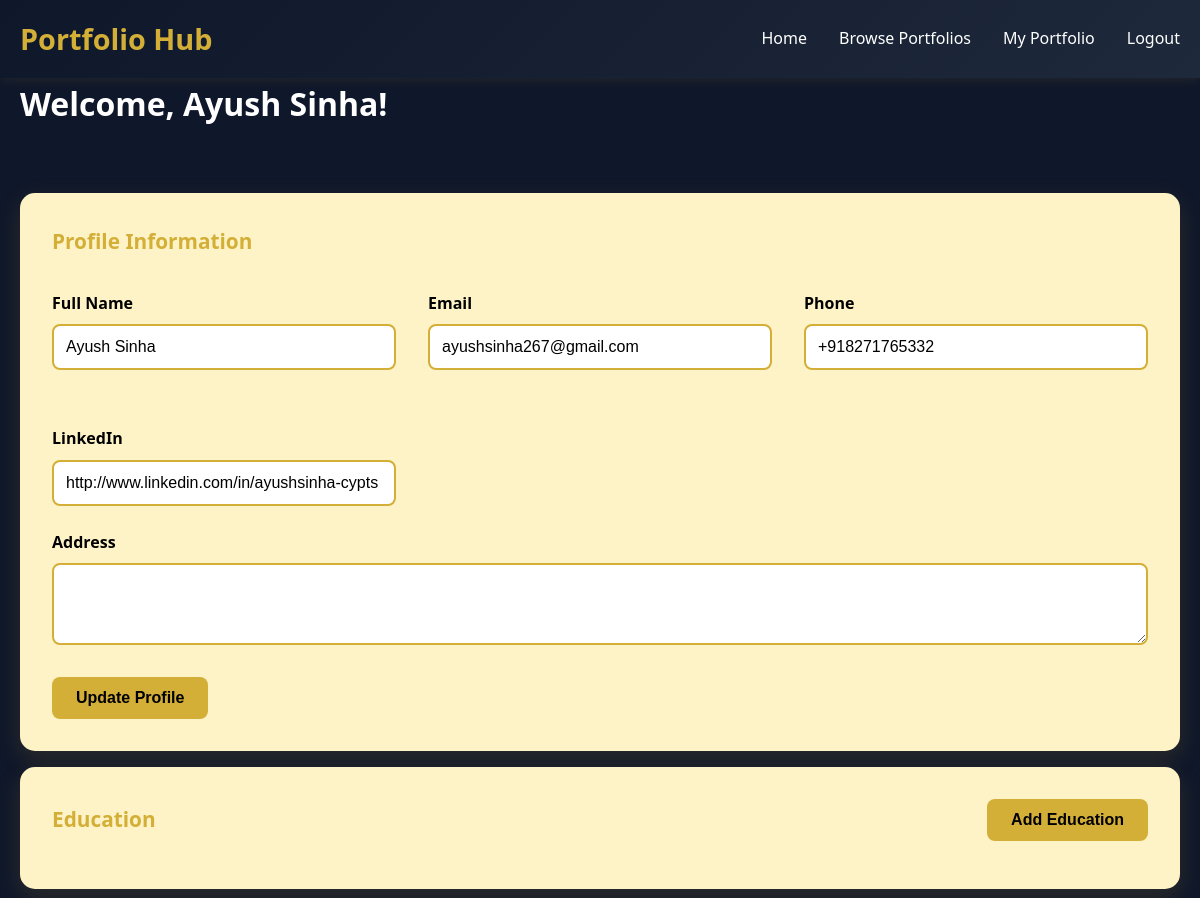
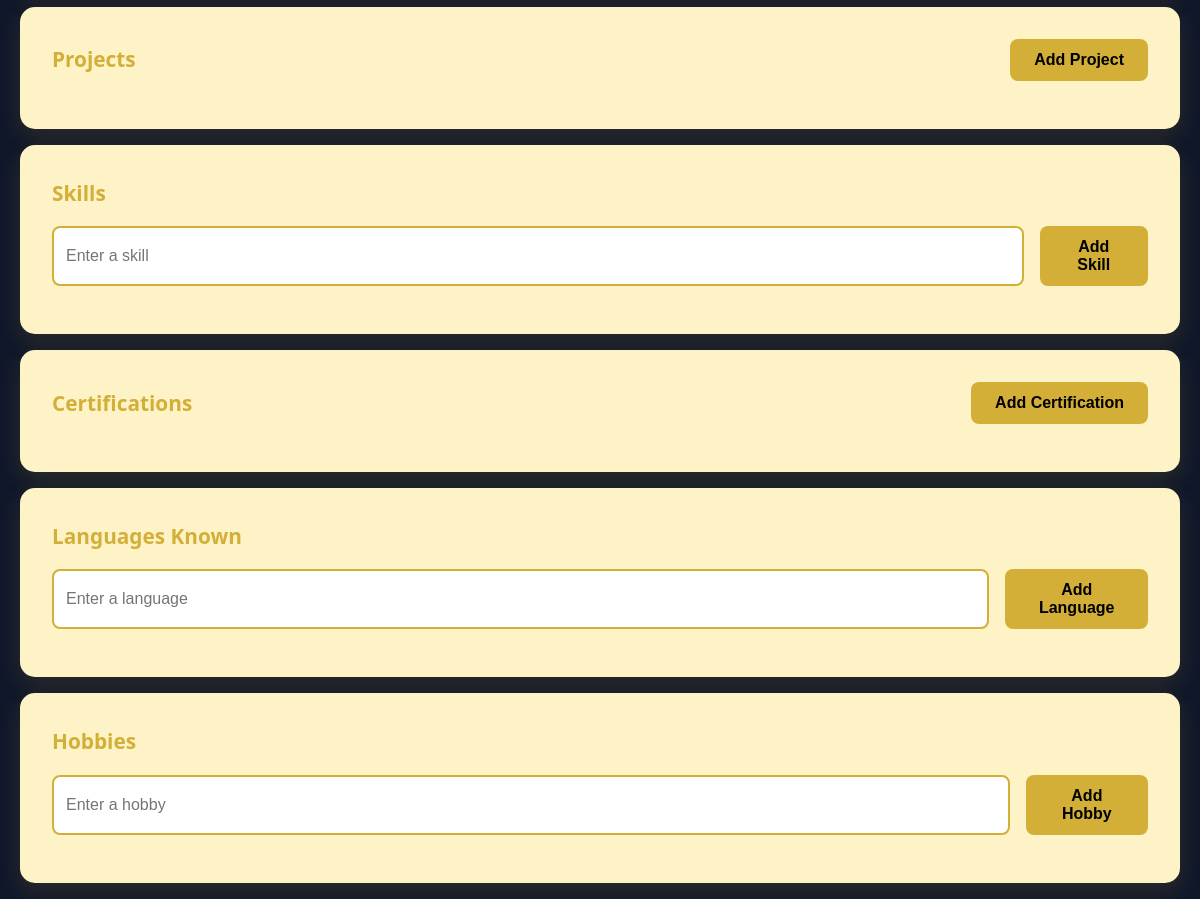
Page /dashboard.php (signed in) on the committed database (2 pictures, top to bottom).
### tables this page shows
CREATE TABLE users (
    id INT AUTO_INCREMENT PRIMARY KEY,
    name VARCHAR(100) NOT NULL,
    email VARCHAR(100) UNIQUE NOT NULL,
    password VARCHAR(255) NOT NULL,
    phone VARCHAR(20),
    address TEXT,
    linkedin VARCHAR(255),
    created_at TIMESTAMP DEFAULT CURRENT_TIMESTAMP
);

### dashboard.php (the view, shortened to what this page needs)
<?php
require_once 'config.php';
$stmt = $pdo->prepare("SELECT * FROM users WHERE id = ?");
$stmt->execute([$_SESSION['user_id']]);
$user = $stmt->fetch();
?>
<!DOCTYPE html>
<html lang="en">
<head>
    <link rel="stylesheet" href="styles.css">
</head>
<body>
    <header>
        <nav class="container">
            <a href="index.php" class="logo">Portfolio Hub</a>
            <ul class="nav-links">
                <li><a href="index.php">Home</a></li>
                <li><a href="all_portfolios.php">Browse Portfolios</a></li>
                <li><a href="portfolio.php?uid=<?php echo $_SESSION['user_id']; ?>">My Portfolio</a></li>
                <li><a href="logout.php">Logout</a></li>
            </ul>
        </nav>
    </header>
    <main class="container" id="dashboard">
        <h1>Welcome, <?php echo htmlspecialchars($user['name']); ?>!</h1>
        <div class="message"></div>
        <div class="card">
            <div class="section-header">
                <h3>Profile Information</h3>
            </div>
            <form id="profileForm">
                <div class="dashboard-grid">
                    <div class="form-group">
                        <label for="profile_name">Full Name</label>
                        <input type="text" id="profile_name" name="name" class="form-control" value="<?php echo htmlspecialchars($user['name']); ?>" required>
                    </div>
                    <div class="form-group">
                        <label for="profile_email">Email</label>
                        <input type="email" id="profile_email" name="email" class="form-control" value="<?php echo htmlspecialchars($user['email']); ?>" required>
                    </div>
                    <div class="form-group">
                        <label for="profile_phone">Phone</label>
                        <input type="tel" id="profile_phone" name="phone" class="form-control" value="<?php echo htmlspecialchars($user['phone']); ?>">
                    </div>
                    <div class="form-group">
                        <label for="profile_linkedin">LinkedIn</label>
                        <input type="url" id="profile_linkedin" name="linkedin" class="form-control" value="<?php echo htmlspecialchars($user['linkedin']); ?>">
                    </div>
                </div>
                <div class="form-group">
                    <label for="profile_address">Address</label>
                    <textarea id="profile_address" name="address" class="form-control" rows="3"><?php echo htmlspecialchars($user['address']); ?></textarea>
                </div>
                <button type="submit" class="btn">Update Profile</button>
            </form>
        </div>
        <div class="card">
            <div class="section-header">
                <h3>Education</h3>
                <button class="btn modal-trigger" data-modal="addEducationModal">Add Education</button>
            </div>
        </div>
        <div class="card">
            <div class="section-header">
                <h3>Projects</h3>
                <button class="btn modal-trigger" data-modal="addProjectModal">Add Project</button>
            </div>
        </div>
        <div class="card">
            <div class="section-header">
                <h3>Skills</h3>
            </div>
            <form id="addSkillForm" style="margin-bottom: 1rem;">
                <div style="display: flex; gap: 1rem;">
                    <input type="text" id="skill_name" name="skill_name" class="form-control" placeholder="Enter a skill" required>
                    <button type="submit" class="btn">Add Skill</button>
                </div>
            </form>
        </div>
        <div class="card">
            <div class="section-header">
                <h3>Certifications</h3>
                <button class="btn modal-trigger" data-modal="addCertificationModal">Add Certification</button>
            </div>
        </div>
        <div class="card">
            <div class="section-header">
                <h3>Languages Known</h3>
            </div>
            <form id="addLanguageForm" style="margin-bottom: 1rem;">
                <div style="display: flex; gap: 1rem;">
                    <input type="text" id="language_name" name="language" class="form-control" placeholder="Enter a language" required>
                    <button type="submit" class="btn">Add Language</button>
                </div>
            </form>
        </div>
        <div class="card">
            <div class="section-header">
                <h3>Hobbies</h3>
            </div>
            <form id="addHobbyForm" style="margin-bottom: 1rem;">
                <div style="display: flex; gap: 1rem;">
                    <input type="text" id="hobby_name" name="hobby" class="form-control" placeholder="Enter a hobby" required>
                    <button type="submit" class="btn">Add Hobby</button>
                </div>
            </form>
        </div>
    </main>
</body>
</html>

### styles.css (style rules this page uses)
* { margin: 0; padding: 0; box-sizing: border-box; }
body { font-family: "Segoe UI", Tahoma, Geneva, Verdana, sans-serif; background-color: #0f172a; color: #ffffff; line-height: 1.6; }
.container { max-width: 1200px; margin: 0 auto; padding: 0 20px; }
header { background: linear-gradient(135deg, #0f172a 0%, #1e293b 100%); padding: 1rem 0; box-shadow: 0 2px 10px rgba(212, 175, 55, 0.1); }
nav { display: flex; justify-content: space-between; align-items: center; }
.logo { font-size: 1.8rem; font-weight: bold; color: #d4af37; text-decoration: none; }
.nav-links { display: flex; list-style: none; gap: 2rem; }
.nav-links a { color: #ffffff; text-decoration: none; transition: color 0.3s ease; }
main { min-height: calc(100vh - 80px); padding: 2rem 0; }
.card { background: #fef3c7; color: #000000; border-radius: 15px; padding: 2rem; margin: 1rem 0; box-shadow: 0 8px 25px rgba(212, 175, 55, 0.15); transition: transform 0.3s ease, box-shadow 0.3s ease; }
.form-group { margin-bottom: 1.5rem; }
.form-group label { display: block; margin-bottom: 0.5rem; font-weight: 600; color: #000000; }
.form-control { width: 100%; padding: 0.75rem; border: 2px solid #d4af37; border-radius: 8px; font-size: 1rem; transition: border-color 0.3s ease; }
.btn { display: inline-block; padding: 0.75rem 1.5rem; background: #d4af37; color: #000000; text-decoration: none; border: none; border-radius: 8px; font-size: 1rem; font-weight: 600; cursor: pointer; transition: all 0.3s ease; }
.dashboard-grid { display: grid; grid-template-columns: repeat(auto-fit, minmax(300px, 1fr)); gap: 2rem; margin-top: 2rem; }
.section-header { display: flex; justify-content: space-between; align-items: center; margin-bottom: 1rem; }
.section-header h3 { color: #d4af37; font-size: 1.3rem; }
.message { padding: 1rem; border-radius: 8px; margin: 1rem 0; display: none; }
.message { border-radius: 8px; font-weight: 500; display: block; }

### rows in the picture
users: name "Ayush Sinha", email "ayushsinha267@gmail.com", phone "+918271765332", linkedin "http://www.linkedin.com/in/ayushsinha-cypts"
